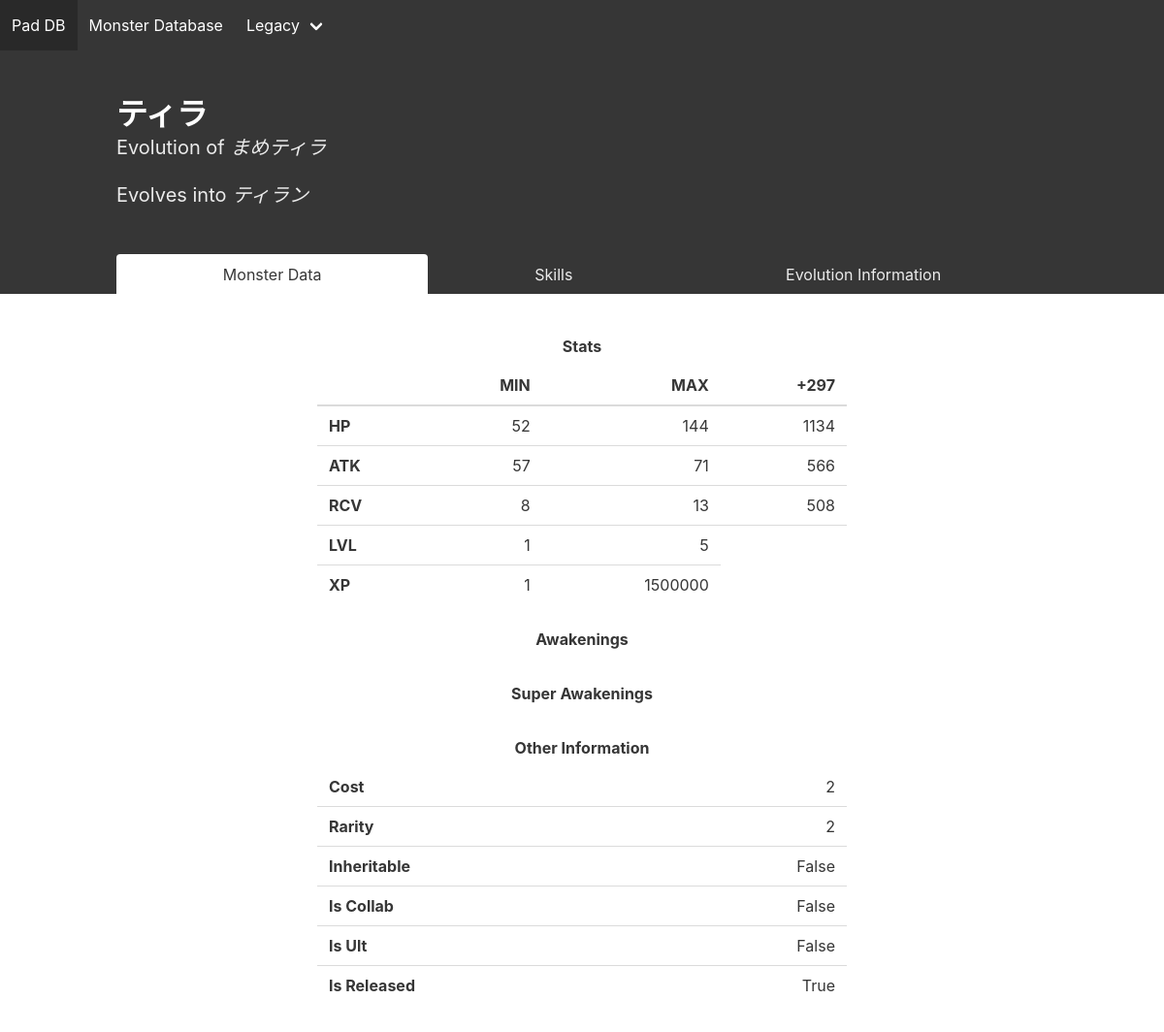
Page /monster/jp/1/ on the committed database.
### monsterdatabasejp/models.py (models this page shows, shortened)
class MonsterData(models.Model):
    activeSkillID = models.IntegerField(blank=True, default=0)
    ancestorID = models.IntegerField(default=0)
    attributeID = models.IntegerField(default=0)
    attribute = models.CharField(default="", max_length=100)
    awakenings = models.TextField(default="")
    baseID = models.IntegerField(default=0)
    cardID = models.IntegerField(default=0)
    cost = models.IntegerField(default=0)
    furigana = models.CharField(default="", max_length=100)
    inheritable = models.BooleanField(default=False)
    isCollab = models.BooleanField(default=False)
    isReleased = models.BooleanField(default=False)
    isUlt = models.BooleanField(default=False)
    leaderSkillID = models.IntegerField(blank=True, default=0)
    maxATK = models.IntegerField(default=0)
    maxHP = models.IntegerField(default=0)
    maxLevel = models.IntegerField(default=0)
    maxRCV = models.IntegerField(default=0)
    minATK = models.IntegerField(default=0)
    minHP = models.IntegerField(default=0)
    minRCV = models.IntegerField(default=0)
    maxXP = models.IntegerField(default=0)
    name = models.CharField(default="", max_length=200)
    rarity = models.IntegerField(default=0)
    subAttributeID = models.IntegerField(default=0)
    subattribute = models.CharField(default="", max_length=100)
    hp99 = models.IntegerField(default=0)
    atk99 = models.IntegerField(default=0)
    rcv99 = models.IntegerField(default=0)
    superAwakenings = models.TextField(default="")
    evolutions = models.ManyToManyField(Evolution)
    evomat1 = models.IntegerField(default=0)
    evomat2 = models.IntegerField(default=0)
    evomat3 = models.IntegerField(default=0)
    evomat4 = models.IntegerField(default=0)
    evomat5 = models.IntegerField(default=0)
    unevomat1 = models.IntegerField(default=0)
    unevomat2 = models.IntegerField(default=0)
    unevomat3 = models.IntegerField(default=0)
    unevomat4 = models.IntegerField(default=0)
    unevomat5 = models.IntegerField(default=0)
    type1 = models.CharField(default="", max_length=100)
    type2 = models.CharField(default="", max_length=100)
    type3 = models.CharField(default="", max_length=100)

class CardJP(models.Model):
    activeSkill = models.ManyToManyField(ActiveSkill)
    leaderSkill = models.ManyToManyField(LeaderSkill)
    monster = models.OneToOneField(MonsterData, on_delete=models.CASCADE, related_name="monster", blank=True,
                                   null=True)

### monsterdatabasejp/views.py (the view)
# urls.py: path('monster/jp/<int:card_id>/', jpv.cardViewJP)
def cardViewJP(request, card_id):
    template = 'monster.html'
    mnstr = MonsterData.objects.get(cardID=card_id)
    card = CardJP.objects.get(monster=mnstr)
    cards = CardJP.objects.all()
    monsters = MonsterData.objects.all()
    ancestor = None
    if mnstr.ancestorID != mnstr.cardID:
        if mnstr.ancestorID != 0:
            ancestor = cards.get(monster=MonsterData.objects.get(cardID=mnstr.ancestorID))
    leaderskill = None
    if card.leaderSkill is not None:
        leaderskill = card.leaderSkill.all().first()
    activeskill = None
    if card.activeSkill is not None:
        activeskill = card.activeSkill.all().first()
    evos = None
    if len(mnstr.evolutions.all()) > 0:
        evos = []
        for evo in mnstr.evolutions.all():
            evoCard = cards.get(monster=MonsterData.objects.get(cardID=evo.evo))
            if "Alt." not in evoCard.monster.name:
                evos.append(evoCard)
    evomats = getEvoMats(mnstr, cards, monsters)
    unevomats = getUnEvoMats(mnstr, cards, monsters)
    awakenings = json.loads(mnstr.awakenings)
    sawakenings = json.loads(mnstr.superAwakenings)
    context = {'activeskill': activeskill, 'leaderskill': leaderskill,
               'monster': card.monster, 'ancestor': ancestor, "evolutions": evos, "evomats": evomats,
               "unevomats": unevomats, 'awakenings': awakenings, 'sawakenings': sawakenings}
    return render(request, template, context)

### monsterdatabasejp/views.py (called while the page is built)
def getEvoMats(monster, cards, monsters):
    evomats = []
    if monster.evomat1 != 0:
        evomats.append(cards.get(monster=monsters.get(cardID=monster.evomat1)))
    if monster.evomat2 != 0:
        evomats.append(cards.get(monster=monsters.get(cardID=monster.evomat2)))
    if monster.evomat3 != 0:
        evomats.append(cards.get(monster=monsters.get(cardID=monster.evomat3)))
    if monster.evomat4 != 0:
        evomats.append(cards.get(monster=monsters.get(cardID=monster.evomat4)))
    if monster.evomat5 != 0:
        evomats.append(cards.get(monster=monsters.get(cardID=monster.evomat5)))
    return evomats

def getUnEvoMats(monster, cards, monsters):
    evomats = []
    if monster.unevomat1 != 0:
        evomats.append(cards.get(monster=monsters.get(cardID=monster.unevomat1)))
    if monster.unevomat2 != 0:
        evomats.append(cards.get(monster=monsters.get(cardID=monster.unevomat2)))
    if monster.unevomat3 != 0:
        evomats.append(cards.get(monster=monsters.get(cardID=monster.unevomat3)))
    if monster.unevomat4 != 0:
        evomats.append(cards.get(monster=monsters.get(cardID=monster.unevomat4)))
    if monster.unevomat5 != 0:
        evomats.append(cards.get(monster=monsters.get(cardID=monster.unevomat5)))
    return evomats

### templates/monster.html (shortened to what this page needs)
{% extends 'home.html' %}
{% block content %}
    <section class="hero is-dark">
        <div class="hero-body">
            <div class="container">
                <h1 class="title">{{ monster.name }}</h1>
                {% if ancestor is not None %}
                    <h2 class="subtitle">Evolution of <a
                            href="/monster/na/{{ ancestor.monster.cardID }}"
                            class="is-italic"> {{ ancestor.monster.name }}</a></h2>
                {% endif %}
                {% if evolutions is not None %}
                    {% for evo in evolutions %}
                        <h2 class="subtitle" style="margin-bottom: 0%">Evolves into
                            <a href="/monster/na/{{ evo.monster.cardID }}"
                               class="is-italic"> {{ evo.monster.name }} </a>
                        </h2>
                    {% endfor %}
                {% endif %}
            </div>
        </div>
        <div class="hero-foot">
            <nav class="tabs is-boxed is-fullwidth">
                <div class="container">
                    <ul>
                        <li class="is-active" id="monstertab">
                            <a onclick="showMonsterData();">Monster Data</a>
                        </li>
                        <li id="leadertab">
                            <a onclick="showSkill();">Skills</a>
                        </li>
                        <li id="evotab">
                            <a onclick="showEvoData();">Evolution Information</a>
                        </li>
                    </ul>
                </div>
            </nav>
        </div>
    </section>
    <div class="columns is-centered is-5" style="margin: 2.5%">
        <div class="column is-half" id="monsterdata">
            <label class="label has-text-centered">Stats</label>
            <table class="table is-fullwidth">
                <thead>
                <tr>
                    <th></th>
                    <th class="has-text-right">MIN</th>
                    <th class="has-text-right">MAX</th>
                    <th class="has-text-right">+297</th>
                </tr>
                </thead>
                <tbody>
                <tr>
                    <th>HP</th>
                    <td class="has-text-right">{{ monster.minHP }}</td>
                    <td class="has-text-right">{{ monster.maxHP }}</td>
                    <td class="has-text-right">{{ monster.hp99 }}</td>
                </tr>
                <tr>
                    <th>ATK</th>
                    <td class="has-text-right">{{ monster.minATK }}</td>
                    <td class="has-text-right">{{ monster.maxATK }}</td>
                    <td class="has-text-right">{{ monster.atk99 }}</td>
                </tr>
                <tr>
                    <th>RCV</th>
                    <td class="has-text-right">{{ monster.minRCV }}</td>
                    <td class="has-text-right">{{ monster.maxRCV }}</td>
                    <td class="has-text-right">{{ monster.rcv99 }}</td>
                </tr>
                <tr>
                    <th>LVL</th>
                    <td class="has-text-right"> 1</td>
                    <td class="has-text-right">{{ monster.maxLevel }}</td>
                </tr>
                <tr>
                    <th>XP</th>
                    <td class="has-text-right">1</td>
                    <td class="has-text-right">{{ monster.maxXP }}</td>
                </tr>
                </tbody>
            </table>
            <label class="label has-text-centered">Awakenings</label>
            <label class="label has-text-centered">Super Awakenings</label>
            <label class="label has-text-centered">Other Information</label>
            <table class="table is-fullwidth">
                <tbody>
                <tr>
                    <th>Cost</th>
                    <td class="has-text-right">{{ monster.cost }}</td>
                </tr>
                <tr>
                    <th>Rarity</th>
                    <td class="has-text-right">{{ monster.rarity }}</td>
                </tr>
                <tr>
                    <th>Inheritable</th>
                    <td class="has-text-right">{{ monster.inheritable }}</td>
                </tr>
                <tr>
                    <th>Is Collab</th>
                    <td class="has-text-right">{{ monster.isCollab }}</td>
                </tr>
                <tr>
                    <th>Is Ult</th>
                    <td class="has-text-right">{{ monster.isUlt }}</td>
                </tr>
                <tr>
                    <th>Is Released</th>
                    <td class="has-text-right">{{ monster.isReleased }}</td>
                </tr>
                </tbody>
            </table>
        </div>
    </div>
{% endblock %}

### templates/home.html (shortened to what this page needs)
<!DOCTYPE html>
<html lang="en">
<head>
    <link rel="stylesheet" href="https://cdnjs.cloudflare.com/ajax/libs/bulma/0.7.1/css/bulma.min.css">
    <link rel="stylesheet" href="https://cdnjs.cloudflare.com/ajax/libs/bulma/0.7.1/css/bulma.min.css">
    {% load static %}
    <link rel="stylesheet" href="{% static 'css/dataTables.bulma.css' %}">
</head>
<body>
<nav class="navbar is-dark" role="navigation">
    <div id="navbar-menu" class="navbar-menu">
        <div class="navbar-start">
            <a class="navbar-item" href="/">Pad DB</a>
            <a class="navbar-item" href="/monsterdb/na">Monster Database</a>
            <div class="navbar-item has-dropdown is-hoverable">
                <a class="navbar-link">
                    Legacy
                </a>
            </div>
        </div>
    </div>
</nav>
{% block content %}{% endblock %}
</body>
</html>

### rows in the picture
MonsterData: name "ティラ", minHP "52", maxHP "144", hp99 "1134", minATK "57", maxATK "71", atk99 "566", minRCV "8", maxRCV "13", rcv99 "508", maxLevel "5", maxXP "1500000", cost "2", rarity "2", inheritable "False", isCollab "False", isUlt "False", isReleased "True"
CardJP: monster.name "まめティラ"
CardJP: monster.name "ティラン"
